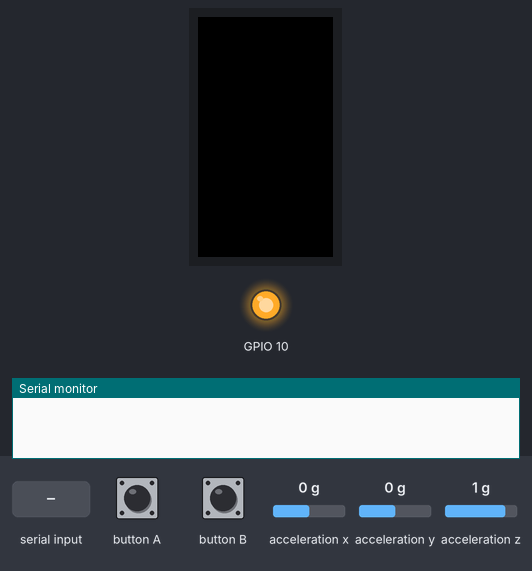
The sketch below on a simulated ESP32-S3. On the bench: 135×240 colour display, output pins drawn as LEDs (lit = HIGH), the last lines printed to the serial monitor. The test bench sets the inputs (shaded band); at power-on: acceleration x 0 g, acceleration y 0 g, acceleration z 1 g.

Above: at 1.3 s.
1.4 s: "T" received over Serial
At 2.4 s:
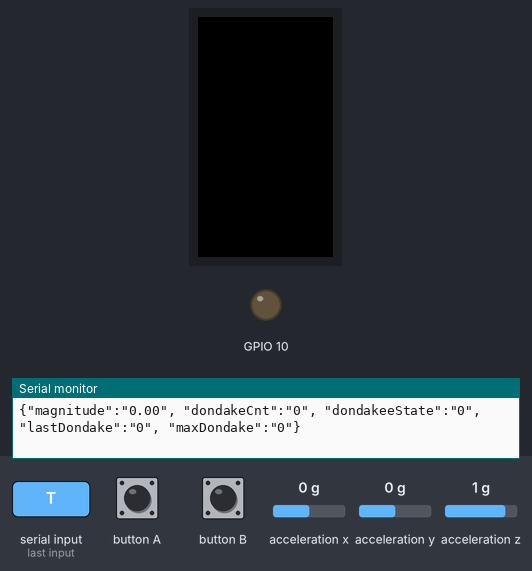
2.9 s: "1" received over Serial
At 3.4 s:
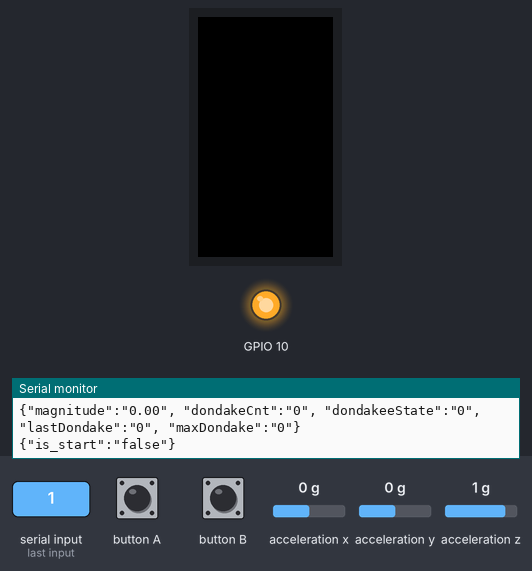
Timing chart, 0 to 5.9 s (numbered marks = the images above; inputs shaded):
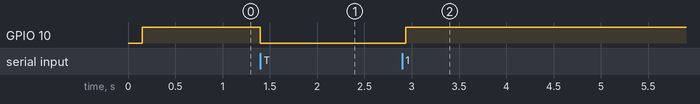

The sketch:

hw.ino
```cpp
#include <M5StickCPlus.h>

float accX = 0.0F;
float accY  = 0.0F;
float accZ = 0.0F;
float magnitude = 0.0F;
bool lastDondake = false;
int dondakeCnt = 0;
int maxDondake = 0;
int dondakeeState = 0;
bool gameStatus = false;

boolean checkGameStatus(boolean serialStatus) {
  if(serialStatus) {
    byte isStart = Serial.read();
    if(isStart == 'T') {
      digitalWrite(10, LOW);
      Serial.println("{\"is_start\":\"true\"}");
      return true;
    } else {
      digitalWrite(10, HIGH);
      Serial.println("{\"is_start\":\"false\"}");
      return false;
    }
  } else {
    return gameStatus;
  }
}

void setup() {
  M5.begin();
  M5.Imu.Init();
  M5.Axp.ScreenBreath(0);

  pinMode(10, OUTPUT);
  digitalWrite(10, HIGH);
}

void loop() {
  gameStatus = checkGameStatus(Serial.available());
  if(gameStatus) {
    while(dondakeCnt < 3) {
      M5.IMU.getAccelData(&accX, &accY, &accZ);
      magnitude = abs(sqrt(accX + accY + accZ));
      if(magnitude > 0.0) abs(magnitude -= 1.0);
      if(magnitude < 0.0) magnitude = magnitude * -1;
      if(isnan(magnitude)) magnitude = 0.0;
      if(magnitude > 0.5 && 1.0 > magnitude) {
        dondakeeState = 1;
        if(lastDondake == true) {
          dondakeCnt = 0;
          lastDondake = false;
        }
      } else if(magnitude > 1.0 && 1.7 > magnitude) {
        dondakeeState = 2;
        if(lastDondake == false && dondakeCnt < 1) {
          lastDondake = true;
          dondakeCnt += 1;
        } else if(lastDondake == true) {
          dondakeCnt += 1;
          if(maxDondake < dondakeCnt) {
            maxDondake += 1;
          }
        }
        if(maxDondake < dondakeCnt) {
          maxDondake += 1;
        }
      } else {
        dondakeCnt = 0;
        dondakeeState = 0;
        lastDondake = false;
      }
      Serial.println("{\"magnitude\":\"" + String(magnitude) + "\", \"dondakeCnt\":\"" + String(dondakeCnt) + "\", \"dondakeeState\":\"" + String(dondakeeState) +  "\", \"lastDondake\":\"" + String(lastDondake) + "\", \"maxDondake\":\"" + maxDondake + "\"}");
      delay(150);
      if(checkGameStatus(Serial.available()) == false) {
        gameStatus = false;
        dondakeCnt = 0;
        dondakeeState = 0;
        lastDondake = false;
        maxDondake = 0;
        break;
      }
    }
    dondakeeState = 3;
    if(gameStatus) {
      gameStatus = false;
      Serial.println("{\"is_start\":\"false\"}");
      dondakeCnt = 0;
      dondakeeState = 0;
      lastDondake = false;
      maxDondake = 1;
      digitalWrite(10, HIGH);
    delay(150);
    }
  }
  M5.update();
}
```

Measured:
- after the input at 1.4 s, GPIO 10: HIGH → LOW at once
- after the input at 2.9 s, GPIO 10: LOW → HIGH at once
